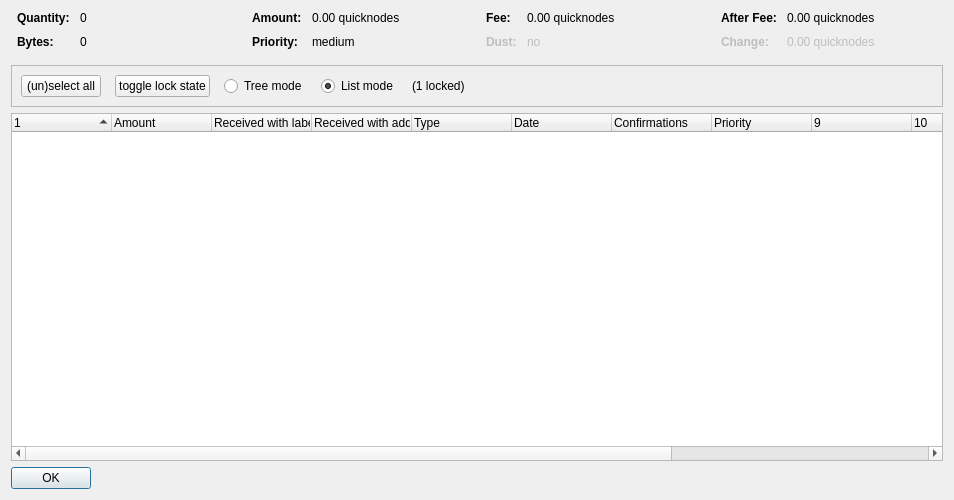
<?xml version="1.0" encoding="UTF-8"?>
<ui version="4.0">
 <class>CoinControlDialog</class>
 <widget class="QDialog" name="CoinControlDialog">
  <property name="geometry">
   <rect>
    <x>0</x>
    <y>0</y>
    <width>954</width>
    <height>500</height>
   </rect>
  </property>
  <property name="windowTitle">
   <string>Coin Selection</string>
  </property>
  <layout class="QVBoxLayout" name="verticalLayout">
   <item>
    <layout class="QHBoxLayout" name="horizontalLayoutTop" stretch="0,0,0,0">
     <property name="topMargin">
      <number>0</number>
     </property>
     <property name="bottomMargin">
      <number>10</number>
     </property>
     <item>
      <layout class="QFormLayout" name="formLayoutCoinControl1">
       <property name="horizontalSpacing">
        <number>10</number>
       </property>
       <property name="verticalSpacing">
        <number>10</number>
       </property>
       <property name="leftMargin">
        <number>6</number>
       </property>
       <property name="rightMargin">
        <number>6</number>
       </property>
       <item row="0" column="0">
        <widget class="QLabel" name="labelCoinControlQuantityText">
         <property name="font">
          <font>
           <weight>75</weight>
           <bold>true</bold>
          </font>
         </property>
         <property name="text">
          <string>Quantity:</string>
         </property>
        </widget>
       </item>
       <item row="0" column="1">
        <widget class="QLabel" name="labelCoinControlQuantity">
         <property name="cursor">
          <cursorShape>IBeamCursor</cursorShape>
         </property>
         <property name="contextMenuPolicy">
          <enum>Qt::ActionsContextMenu</enum>
         </property>
         <property name="text">
          <string notr="true">0</string>
         </property>
         <property name="textInteractionFlags">
          <set>Qt::LinksAccessibleByMouse|Qt::TextSelectableByKeyboard|Qt::TextSelectableByMouse</set>
         </property>
        </widget>
       </item>
       <item row="1" column="0">
        <widget class="QLabel" name="labelCoinControlBytesText">
         <property name="font">
          <font>
           <weight>75</weight>
           <bold>true</bold>
          </font>
         </property>
         <property name="text">
          <string>Bytes:</string>
         </property>
        </widget>
       </item>
       <item row="1" column="1">
        <widget class="QLabel" name="labelCoinControlBytes">
         <property name="cursor">
          <cursorShape>IBeamCursor</cursorShape>
         </property>
         <property name="contextMenuPolicy">
          <enum>Qt::ActionsContextMenu</enum>
         </property>
         <property name="text">
          <string notr="true">0</string>
         </property>
         <property name="textInteractionFlags">
          <set>Qt::LinksAccessibleByMouse|Qt::TextSelectableByKeyboard|Qt::TextSelectableByMouse</set>
         </property>
        </widget>
       </item>
      </layout>
     </item>
     <item>
      <layout class="QFormLayout" name="formLayoutCoinControl2">
       <property name="horizontalSpacing">
        <number>10</number>
       </property>
       <property name="verticalSpacing">
        <number>10</number>
       </property>
       <property name="leftMargin">
        <number>6</number>
       </property>
       <property name="rightMargin">
        <number>6</number>
       </property>
       <item row="0" column="0">
        <widget class="QLabel" name="labelCoinControlAmountText">
         <property name="font">
          <font>
           <weight>75</weight>
           <bold>true</bold>
          </font>
         </property>
         <property name="text">
          <string>Amount:</string>
         </property>
        </widget>
       </item>
       <item row="0" column="1">
        <widget class="QLabel" name="labelCoinControlAmount">
         <property name="cursor">
          <cursorShape>IBeamCursor</cursorShape>
         </property>
         <property name="contextMenuPolicy">
          <enum>Qt::ActionsContextMenu</enum>
         </property>
         <property name="text">
          <string notr="true">0.00 quicknodes</string>
         </property>
         <property name="textInteractionFlags">
          <set>Qt::LinksAccessibleByMouse|Qt::TextSelectableByKeyboard|Qt::TextSelectableByMouse</set>
         </property>
        </widget>
       </item>
       <item row="1" column="0">
        <widget class="QLabel" name="labelCoinControlPriorityText">
         <property name="font">
          <font>
           <weight>75</weight>
           <bold>true</bold>
          </font>
         </property>
         <property name="text">
          <string>Priority:</string>
         </property>
        </widget>
       </item>
       <item row="1" column="1">
        <widget class="QLabel" name="labelCoinControlPriority">
         <property name="cursor">
          <cursorShape>IBeamCursor</cursorShape>
         </property>
         <property name="contextMenuPolicy">
          <enum>Qt::ActionsContextMenu</enum>
         </property>
         <property name="text">
          <string>medium</string>
         </property>
         <property name="textInteractionFlags">
          <set>Qt::LinksAccessibleByMouse|Qt::TextSelectableByKeyboard|Qt::TextSelectableByMouse</set>
         </property>
        </widget>
       </item>
      </layout>
     </item>
     <item>
      <layout class="QFormLayout" name="formLayoutCoinControl3">
       <property name="horizontalSpacing">
        <number>10</number>
       </property>
       <property name="verticalSpacing">
        <number>10</number>
       </property>
       <property name="leftMargin">
        <number>6</number>
       </property>
       <property name="rightMargin">
        <number>6</number>
       </property>
       <item row="0" column="0">
        <widget class="QLabel" name="labelCoinControlFeeText">
         <property name="font">
          <font>
           <weight>75</weight>
           <bold>true</bold>
          </font>
         </property>
         <property name="text">
          <string>Fee:</string>
         </property>
        </widget>
       </item>
       <item row="0" column="1">
        <widget class="QLabel" name="labelCoinControlFee">
         <property name="cursor">
          <cursorShape>IBeamCursor</cursorShape>
         </property>
         <property name="contextMenuPolicy">
          <enum>Qt::ActionsContextMenu</enum>
         </property>
         <property name="text">
          <string notr="true">0.00 quicknodes</string>
         </property>
         <property name="textInteractionFlags">
          <set>Qt::LinksAccessibleByMouse|Qt::TextSelectableByKeyboard|Qt::TextSelectableByMouse</set>
         </property>
        </widget>
       </item>
       <item row="1" column="0">
        <widget class="QLabel" name="labelCoinControlLowOutputText">
         <property name="enabled">
          <bool>false</bool>
         </property>
         <property name="font">
          <font>
           <weight>75</weight>
           <bold>true</bold>
          </font>
         </property>
         <property name="text">
          <string>Dust:</string>
         </property>
        </widget>
       </item>
       <item row="1" column="1">
        <widget class="QLabel" name="labelCoinControlLowOutput">
         <property name="enabled">
          <bool>false</bool>
         </property>
         <property name="cursor">
          <cursorShape>IBeamCursor</cursorShape>
         </property>
         <property name="contextMenuPolicy">
          <enum>Qt::ActionsContextMenu</enum>
         </property>
         <property name="text">
          <string>no</string>
         </property>
         <property name="textInteractionFlags">
          <set>Qt::LinksAccessibleByMouse|Qt::TextSelectableByKeyboard|Qt::TextSelectableByMouse</set>
         </property>
        </widget>
       </item>
      </layout>
     </item>
     <item>
      <layout class="QFormLayout" name="formLayoutCoinControl4">
       <property name="horizontalSpacing">
        <number>10</number>
       </property>
       <property name="verticalSpacing">
        <number>10</number>
       </property>
       <property name="leftMargin">
        <number>6</number>
       </property>
       <property name="rightMargin">
        <number>6</number>
       </property>
       <item row="0" column="0">
        <widget class="QLabel" name="labelCoinControlAfterFeeText">
         <property name="font">
          <font>
           <weight>75</weight>
           <bold>true</bold>
          </font>
         </property>
         <property name="text">
          <string>After Fee:</string>
         </property>
        </widget>
       </item>
       <item row="0" column="1">
        <widget class="QLabel" name="labelCoinControlAfterFee">
         <property name="cursor">
          <cursorShape>IBeamCursor</cursorShape>
         </property>
         <property name="contextMenuPolicy">
          <enum>Qt::ActionsContextMenu</enum>
         </property>
         <property name="text">
          <string notr="true">0.00 quicknodes</string>
         </property>
         <property name="textInteractionFlags">
          <set>Qt::LinksAccessibleByMouse|Qt::TextSelectableByKeyboard|Qt::TextSelectableByMouse</set>
         </property>
        </widget>
       </item>
       <item row="1" column="0">
        <widget class="QLabel" name="labelCoinControlChangeText">
         <property name="enabled">
          <bool>false</bool>
         </property>
         <property name="font">
          <font>
           <weight>75</weight>
           <bold>true</bold>
          </font>
         </property>
         <property name="text">
          <string>Change:</string>
         </property>
        </widget>
       </item>
       <item row="1" column="1">
        <widget class="QLabel" name="labelCoinControlChange">
         <property name="enabled">
          <bool>false</bool>
         </property>
         <property name="cursor">
          <cursorShape>IBeamCursor</cursorShape>
         </property>
         <property name="contextMenuPolicy">
          <enum>Qt::ActionsContextMenu</enum>
         </property>
         <property name="text">
          <string notr="true">0.00 quicknodes</string>
         </property>
         <property name="textInteractionFlags">
          <set>Qt::LinksAccessibleByMouse|Qt::TextSelectableByKeyboard|Qt::TextSelectableByMouse</set>
         </property>
        </widget>
       </item>
      </layout>
     </item>
    </layout>
   </item>
   <item>
    <widget class="QFrame" name="frame">
     <property name="minimumSize">
      <size>
       <width>0</width>
       <height>40</height>
      </size>
     </property>
     <property name="frameShape">
      <enum>QFrame::StyledPanel</enum>
     </property>
     <property name="frameShadow">
      <enum>QFrame::Sunken</enum>
     </property>
     <layout class="QHBoxLayout" name="horizontalLayout">
      <item>
       <layout class="QHBoxLayout" name="horizontalLayoutPanel" stretch="0,0,0,0,0,0">
        <property name="spacing">
         <number>14</number>
        </property>
        <item>
         <widget class="QPushButton" name="pushButtonSelectAll">
          <property name="sizePolicy">
           <sizepolicy hsizetype="Maximum" vsizetype="Fixed">
            <horstretch>0</horstretch>
            <verstretch>0</verstretch>
           </sizepolicy>
          </property>
          <property name="text">
           <string>(un)select all</string>
          </property>
          <property name="autoDefault">
           <bool>false</bool>
          </property>
         </widget>
        </item>
        <item>
         <widget class="QPushButton" name="pushButtonToggleLock">
          <property name="sizePolicy">
           <sizepolicy hsizetype="Maximum" vsizetype="Fixed">
            <horstretch>0</horstretch>
            <verstretch>0</verstretch>
           </sizepolicy>
          </property>
          <property name="text">
           <string>toggle lock state</string>
          </property>
          <property name="autoDefault">
           <bool>false</bool>
          </property>
         </widget>
        </item>
        <item>
         <widget class="QRadioButton" name="radioTreeMode">
          <property name="sizePolicy">
           <sizepolicy hsizetype="Maximum" vsizetype="Fixed">
            <horstretch>0</horstretch>
            <verstretch>0</verstretch>
           </sizepolicy>
          </property>
          <property name="text">
           <string>Tree mode</string>
          </property>
         </widget>
        </item>
        <item>
         <widget class="QRadioButton" name="radioListMode">
          <property name="sizePolicy">
           <sizepolicy hsizetype="Maximum" vsizetype="Fixed">
            <horstretch>0</horstretch>
            <verstretch>0</verstretch>
           </sizepolicy>
          </property>
          <property name="text">
           <string>List mode</string>
          </property>
          <property name="checked">
           <bool>true</bool>
          </property>
         </widget>
        </item>
        <item>
         <widget class="QLabel" name="labelLocked">
          <property name="text">
           <string>(1 locked)</string>
          </property>
         </widget>
        </item>
        <item>
         <spacer name="horizontalSpacer">
          <property name="orientation">
           <enum>Qt::Horizontal</enum>
          </property>
          <property name="sizeHint" stdset="0">
           <size>
            <width>40</width>
            <height>20</height>
           </size>
          </property>
         </spacer>
        </item>
       </layout>
      </item>
     </layout>
    </widget>
   </item>
   <item>
    <widget class="CoinControlTreeWidget" name="treeWidget">
     <property name="contextMenuPolicy">
      <enum>Qt::CustomContextMenu</enum>
     </property>
     <property name="sortingEnabled">
      <bool>false</bool>
     </property>
     <property name="columnCount">
      <number>13</number>
     </property>
     <attribute name="headerShowSortIndicator" stdset="0">
      <bool>true</bool>
     </attribute>
     <attribute name="headerStretchLastSection">
      <bool>false</bool>
     </attribute>
     <column>
      <property name="text">
       <string/>
      </property>
     </column>
     <column>
      <property name="text">
       <string>Amount</string>
      </property>
     </column>
     <column>
      <property name="text">
       <string>Received with label</string>
      </property>
     </column>
     <column>
      <property name="text">
       <string>Received with address</string>
      </property>
     </column>
     <column>
      <property name="text">
	<string>Type</string>
      </property>
     </column>
     <column>
      <property name="text">	 
       <string>Date</string>
      </property>
     </column>
     <column>
      <property name="text">
       <string>Confirmations</string>
      </property>
      <property name="toolTip">
       <string>Confirmed</string>
      </property>
     </column>
     <column>
      <property name="text">
       <string>Priority</string>
      </property>
     </column>
     <column>
      <property name="text">
       <string/>
      </property>
     </column>
     <column>
      <property name="text">
       <string/>
      </property>
     </column>
     <column>
      <property name="text">
       <string/>
      </property>
     </column>
     <column>
      <property name="text">
       <string/>
      </property>
     </column>
     <column>
      <property name="text">
       <string/>
      </property>
     </column>
    </widget>
   </item>
   <item>
    <widget class="QDialogButtonBox" name="buttonBox">
     <property name="sizePolicy">
      <sizepolicy hsizetype="Maximum" vsizetype="Fixed">
       <horstretch>0</horstretch>
       <verstretch>0</verstretch>
      </sizepolicy>
     </property>
     <property name="orientation">
      <enum>Qt::Horizontal</enum>
     </property>
     <property name="standardButtons">
      <set>QDialogButtonBox::Ok</set>
     </property>
    </widget>
   </item>
  </layout>
 </widget>
 <customwidgets>
  <customwidget>
   <class>CoinControlTreeWidget</class>
   <extends>QTreeWidget</extends>
   <header>coincontroltreewidget.h</header>
  </customwidget>
 </customwidgets>
 <resources/>
 <connections/>
</ui>
